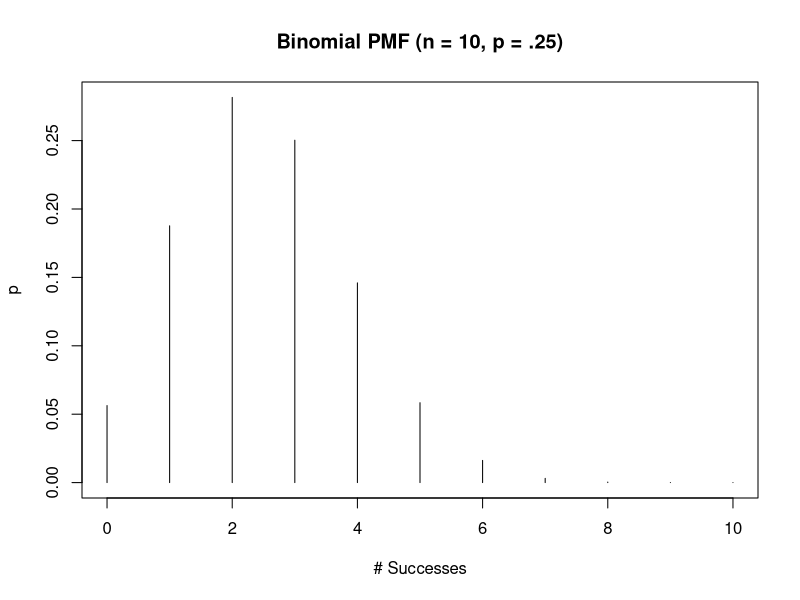
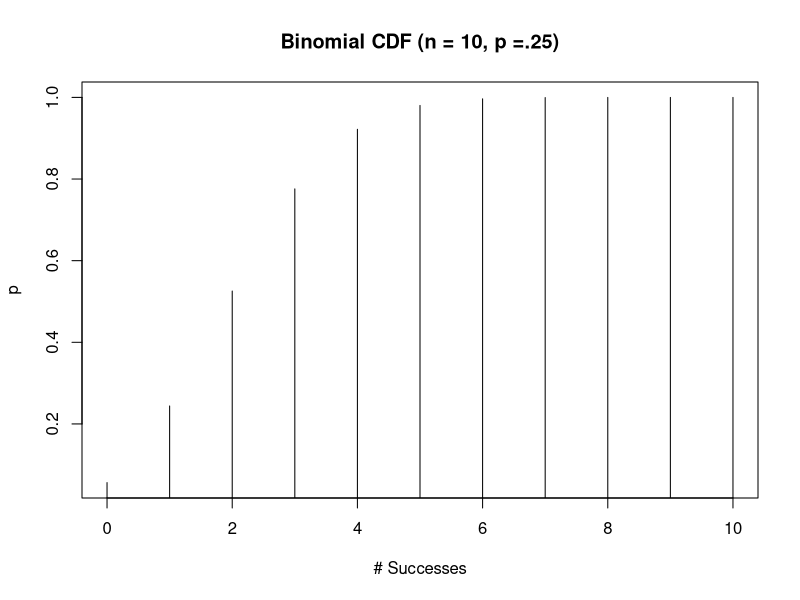
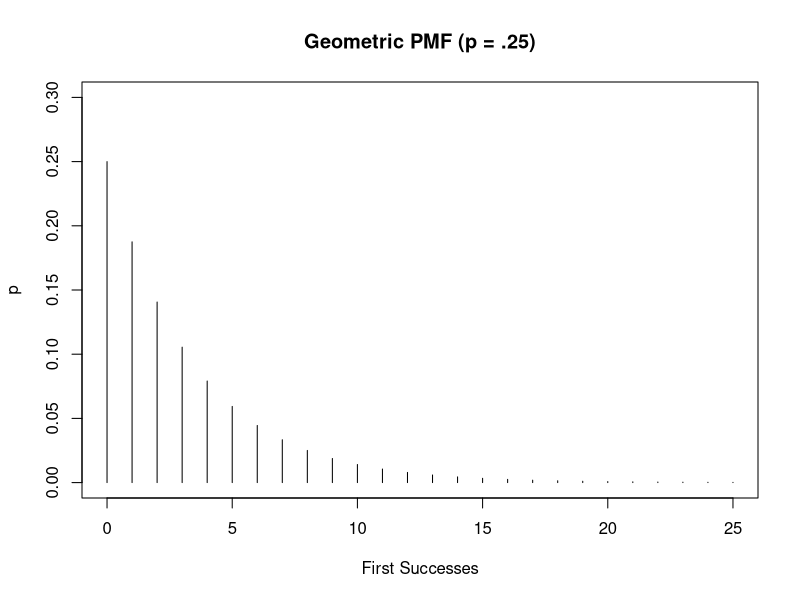
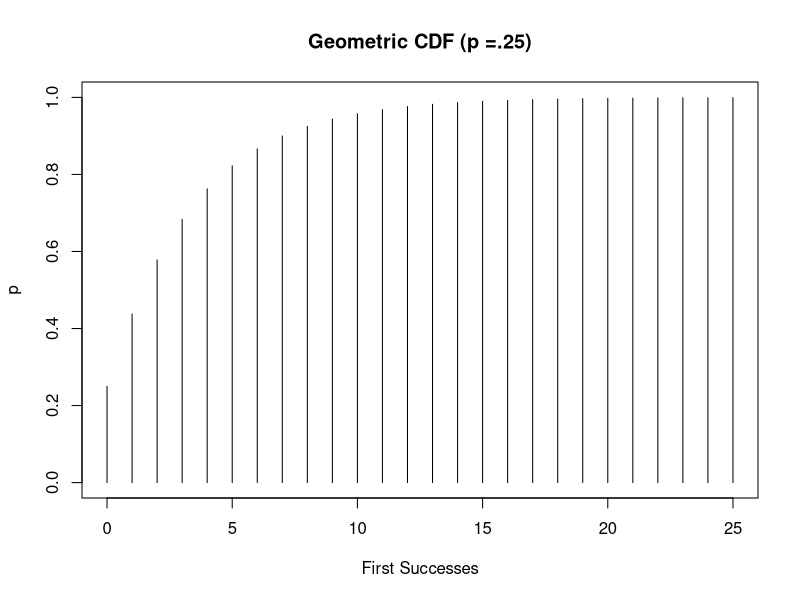

Recreate these plots in R, in order.

# DISTRIBUCIONES DISCRETAS ------------------------------------------------
  
# Binomial ----------------------------------------------------------------

# Parameters
num_ber_exp <- 10 # n, size
p <- .25

# Probability mass function - Función de probabilidad
binom_pmf <- dbinom(x = 0:num_ber_exp, size = num_ber_exp, prob = p)
binom_pmf
plot(x = 0:num_ber_exp, y = binom_pmf, 
     type = "h", 
     main = "Binomial PMF (n = 10, p = .25)",
     xlab = "# Successes",
     ylab = "p")
 
# Función de distribución
binom_cdf <- pbinom(q = 0:num_ber_exp, size = num_ber_exp, prob = p)
binom_cdf
plot(x = 0:num_ber_exp, y = binom_cdf, 
     type = "h",
     main = "Binomial CDF (n = 10, p =.25)",
     xlab = "# Successes",
     ylab = "p")

# Probabilidad de que X >= 6:
pbinom(q = 5, num_ber_exp, p, lower.tail = F)

# Quantiles - Inversa de la función de distribución
qbinom(p = binom_cdf, size = num_ber_exp, prob = p)
qbinom(p = c(0.25, 0.8, 0.98), size = num_ber_exp, prob = p)


# Geometric ---------------------------------------------------------------

## Parameters
p <-  .25

# Geo PMF
geo_pmf <- dgeom(x = 0:25, prob = p)
geo_pmf
plot(x = 0:25, y = geo_pmf, 
     type = "h", 
     ylim = c(0, .3),
     main = "Geometric PMF (p = .25)",
     xlab = "First Successes",
     ylab = "p")

# Geo CDF
geo_cdf <- pgeom(q = 0:25, prob = p)
geo_cdf
plot(x = 0:25, y = geo_cdf, 
     type = "h",
     ylim = c(0, 1),
     main = "Geometric CDF (p =.25)",
     xlab = "First Successes",
     ylab = "p")

# Probabilidad de que X >= 6:
pgeom(q = 5, prob = p, lower.tail = F)

# Quantiles - Inversa de la función de distribución
qgeom(p = geo_cdf, prob = p)
qgeom(p = c(0.25, 0.8, 0.98), prob = p)
